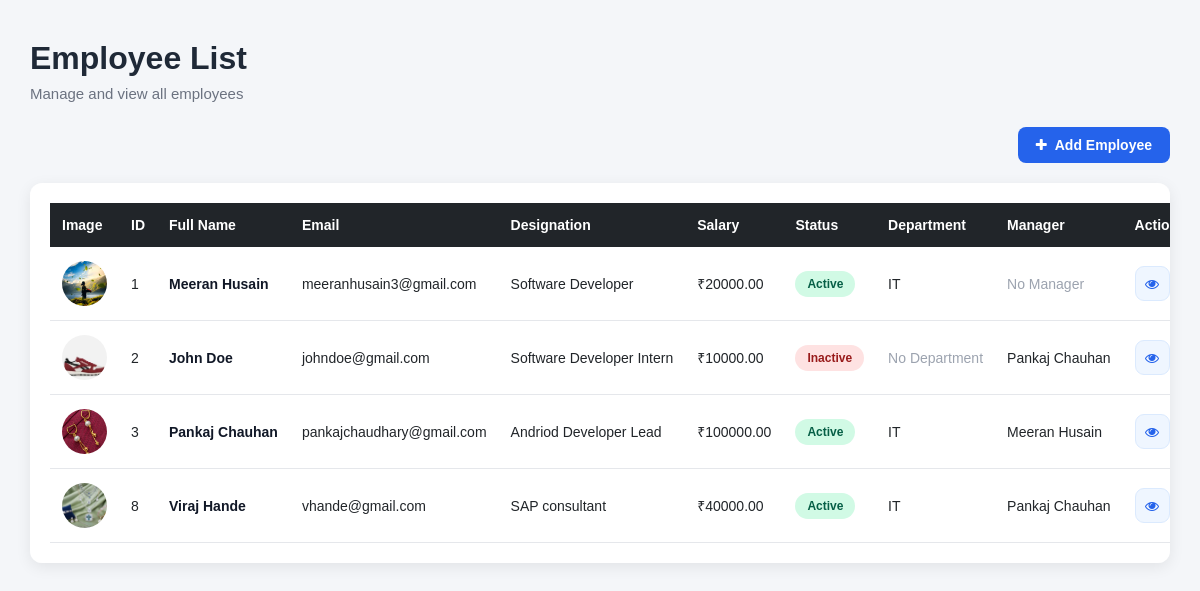
/, run on an earlier commit of the app's database.
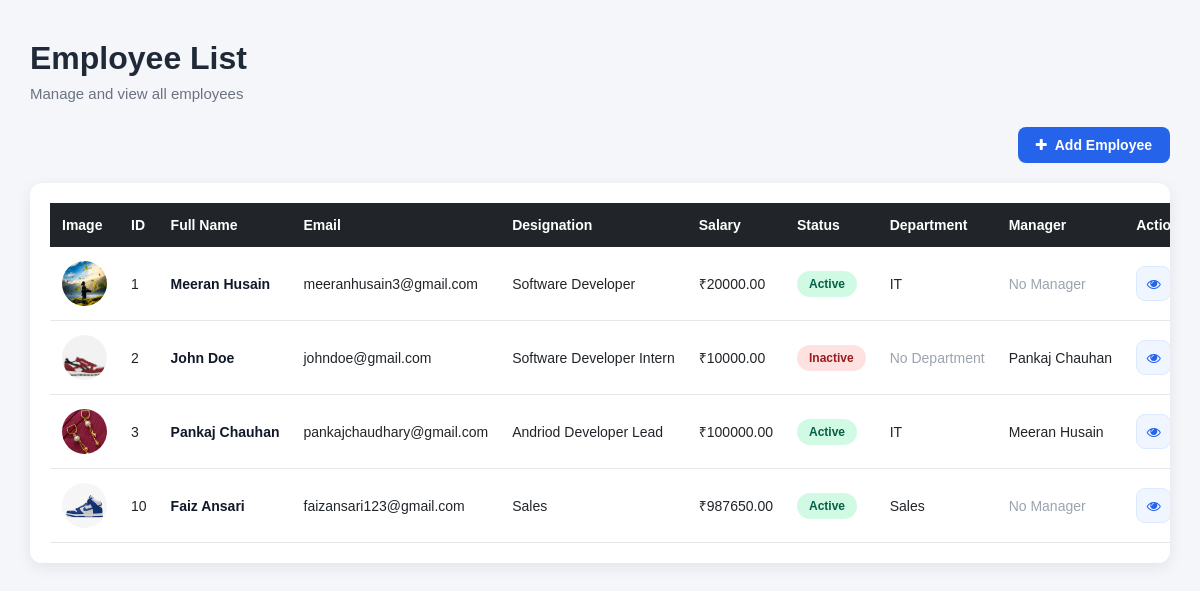
And on a later commit of the database.
### employees/models.py (models this page shows, shortened)
class Employee(models.Model):
    first_name = models.CharField(max_length=50)
    last_name = models.CharField(max_length=50)
    email = models.EmailField(unique=True)
    designation = models.CharField(max_length=100)
    image = models.ImageField(upload_to='employee_images', default='default.png')
    salary = models.DecimalField(max_digits=10, decimal_places=2)
    joining_date = models.DateField()
    is_active = models.BooleanField(default=True)
    department = models.ForeignKey(Department, on_delete=models.SET_NULL, blank=True, null=True)
    manager = models.ForeignKey("self", on_delete=models.SET_NULL, blank=True, null=True)
    is_deleted = models.BooleanField(default=False)  # Soft delete flag
    def full_name(self):
        return f"{self.first_name} {self.last_name}"

class Department(models.Model):
    dept_name = models.CharField(max_length=30)
    dept_location = models.CharField(max_length=100)

### Employee_main/views.py (the view)
# urls.py: 2. Add a URL to urlpatterns:  path('', views.home, name='home')
def home(request):
    employees = Employee.objects.filter(is_deleted=False)  # Fetch all employee objects that are not marked as deleted from the Employee model.
    context = {
        'employees': employees,
    }
    return render(request, 'home.html', context)

### templates/home.html (shortened to what this page needs)
{% load static %}
<!DOCTYPE html>
<html lang="en">
<head>
    <link rel="stylesheet" href="{% static 'css/style.css' %}">
    <link rel="stylesheet" href="https://cdnjs.cloudflare.com/ajax/libs/font-awesome/4.7.0/css/font-awesome.min.css">
</head>
<body>
    <div class="container">
        <div class="page-header">
            <h1>Employee List</h1>
            <p>Manage and view all employees</p>
        </div>
        <div class="add-employee-container">
            <a href="{% url 'employee_add' %}" class="add-employee-btn">
                <i class="fa fa-plus"></i>
                Add Employee
            </a>
        </div>
        <div class="table-container">
            <table class="employee-table">
                <thead>
                    <tr>
                        <th>Image</th>
                        <th>ID</th>
                        <th>Full Name</th>
                        <th>Email</th>
                        <th>Designation</th>
                        <th>Salary</th>
                        <th>Status</th>
                        <th>Department</th>
                        <th>Manager</th>
                        <th>Actions</th>
                    </tr>
                </thead>
                <tbody>
                    {% for emp in employees %}
                    <tr>
                        <td>
                            {% if emp.image %}
                                <img src="{{ emp.image.url }}" alt="{{ emp.full_name }}" class="employee-list-image">
                            {% else %}
                                <img src="{% static 'images/default.png' %}" alt="{{ emp.full_name }}" class="employee-list-image">
                            {% endif %}
                        </td>
                        <td>{{ emp.id }}</td>
                        <td class="employee-name">{{ emp.full_name }}</td>
                        <td>{{ emp.email }}</td>
                        <td>{{ emp.designation }}</td>
                        <td>₹{{ emp.salary }}</td>
                        <td>
                            {% if emp.is_active %}
                                <span class="status active">
                                    Active
                                </span>
                            {% else %}
                                <span class="status inactive">
                                    Inactive
                                </span>
                            {% endif %}
                        </td>
                        <td>
                            {% if emp.department %}
                                {{ emp.department.dept_name }}
                            {% else %}
                                <span class="muted">
                                    No Department
                                </span>
                            {% endif %}
                        </td>
                        <td>
                            {% if emp.manager %}
                                {{ emp.manager.full_name }}
                            {% else %}
                                <span class="muted">
                                    No Manager
                                </span>
                            {% endif %}
                        </td>
                        <td>
                            <div class="action-buttons">
                                <a href="{% url 'employee_detail' id=emp.id %}" class="action-btn view-btn" aria-label="View Employee" title="View Employee">
                                    <i class="fa fa-eye"></i>
                                </a>
                            </div>
                        </td>
                    </tr>
                    {% empty %}
                    <tr>
                        <td colspan="10" class="no-data">
                            No employees found.
                        </td>
                    </tr>
                    {% endfor %}
                </tbody>
            </table>
        </div>
    </div>
</body>
</html>

### Employee_main/static/css/style.css (style rules this page uses)
* { box-sizing: border-box; }
body { margin: 0; padding: 0; font-family: Arial, Helvetica, sans-serif; background-color: #f4f6f9; color: #212529; }
.container { width: 95%; max-width: 1600px; margin: 40px auto; }
.page-header { margin-bottom: 25px; }
.page-header h1 { margin: 0; font-size: 32px; font-weight: 700; color: #1f2937; }
.page-header p { margin-top: 8px; color: #6b7280; font-size: 15px; }
.add-employee-container { display: flex; justify-content: flex-end; }
.add-employee-btn { display: inline-flex; align-items: center; gap: 8px; padding: 10px 18px; background-color: #2563eb; color: #ffffff; text-decoration: none; border-radius: 8px; font-size: 14px; font-weight: 600; margin-bottom: 20px; transition: all 0.2s ease; }
.add-employee-btn i { font-size: 14px; }
.table-container { width: 100%; background-color: #ffffff; border-radius: 12px; padding: 20px; box-shadow: 0 4px 15px rgba(0, 0, 0, 0.08); overflow-x: auto; }
.employee-table { width: 100%; border-collapse: collapse; min-width: 1200px; }
.employee-table thead { background-color: #212529; color: #ffffff; }
.employee-table th { padding: 14px 12px; text-align: left; font-size: 14px; font-weight: 600; white-space: nowrap; }
.employee-table td { padding: 14px 12px; border-bottom: 1px solid #e5e7eb; font-size: 14px; white-space: nowrap; }
.employee-table tbody tr { transition: background-color 0.2s ease; }
.employee-name { font-weight: 600; color: #111827; }
.status { display: inline-block; padding: 6px 12px; border-radius: 20px; font-size: 12px; font-weight: 600; }
.active { background-color: #d1fae5; color: #065f46; }
.inactive { background-color: #fee2e2; color: #991b1b; }
.muted { color: #9ca3af; }
.employee-list-image { width: 45px; height: 45px; border-radius: 50%; object-fit: cover; display: block; }
.action-buttons { display: flex; align-items: center; justify-content: center; gap: 8px; }
.action-btn { width: 35px; height: 35px; display: inline-flex; align-items: center; justify-content: center; border: 1px solid transparent; border-radius: 9px; text-decoration: none; font-size: 14px; cursor: pointer; transition: all 0.2s ease; }
.view-btn { color: #2563eb; background: #eff6ff; border-color: #dbeafe; }

What changed in the data, as far as the page shows it:
no longer on this page (row edited): Employee: image (picture), id "8", full_name "Viraj Hande", email "vhande@gmail.com", designation "SAP consultant", salary "40000.00", is_active "Active", department.dept_name "IT", manager.full_name "Pankaj Chauhan"
added Employee: image (picture), id "10", full_name "Faiz Ansari", email "faizansari123@gmail.com", designation "Sales", salary "987650.00", is_active "Active", department.dept_name "Sales", shows "No Manager"
